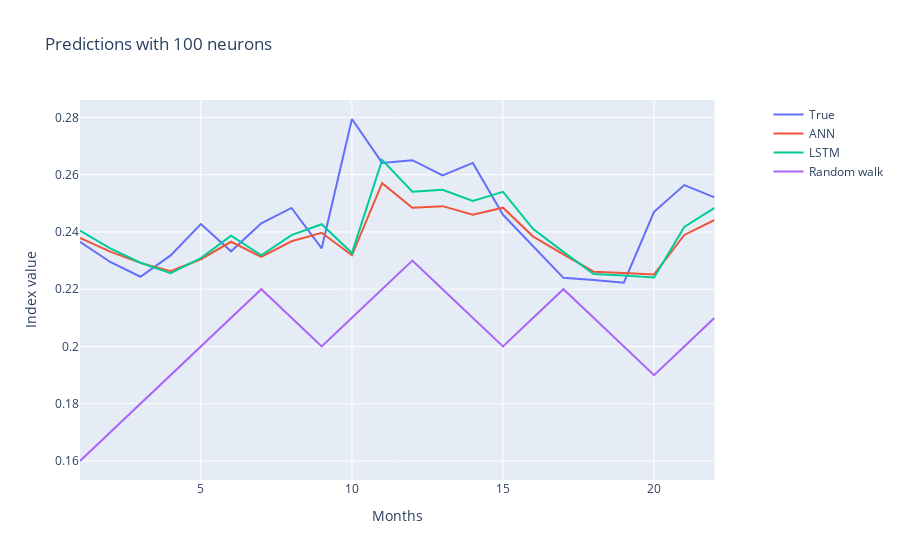

The notebook cell this image was saved under:
### Code cell
# import graph_objects from plotly package
import plotly.graph_objects as go
 
# import make_subplots function from plotly.subplots
# to make grid of plots
from plotly.subplots import make_subplots
 
# use specs parameter in make_subplots function
# to create secondary y-axis
fig = make_subplots(specs=[[{"secondary_y": True}]])
 
# plot a scatter chart by specifying the x and y values
# Use add_trace function to specify secondary_y axes.
fig.add_trace(
    go.Scatter(x=list_of_numbers, y=df['Index Value'], name="True"),
    secondary_y=False)
 
# Use add_trace function and specify secondary_y axes = True.
fig.add_trace(
    go.Scatter(x=list_of_numbers, y=df2['Index Value'], name="ANN"),
    secondary_y=False,)
fig.add_trace(
    go.Scatter(x=list_of_numbers, y=df3['Index Value'], name="LSTM"),
    secondary_y=False,)
fig.add_trace(
    go.Scatter(x=list_of_numbers, y=df4['Index Value'], name="Random walk"),
    secondary_y=False,)
 
# Adding title text to the figure
fig.update_layout(
    title_text="                       Predictions with 100 neurons"
)
 
# Naming x-axis
fig.update_xaxes(title_text="Months")
fig.update_yaxes(title_text="Index value")

 
# Naming y-axes
#fig.update_yaxes(title_text="<b>Main</b> Y - axis ", secondary_y=False)
#fig.update_yaxes(title_text="<b>secondary</b> Y - axis ", secondary_y=True)

### Figure 1 — Plotly figure (JSON) as saved in the notebook; plotly's stock layout.template omitted (floating-point values rounded to 4 significant figures)
{"data": [{"name": "True", "type": "scatter", "x": [1, 2, 3, 4, 5, 6, 7, 8, 9, 10, 11, 12, 13, 14, 15, 16, 17, 18, 19, 20, 21, 22], "xaxis": "x", "y": [0.2366, 0.2295, 0.2244, 0.2318, 0.2428, 0.2332, 0.243, 0.2484, 0.2343, 0.2795, 0.2641, 0.2651, 0.2597, 0.2641, 0.246, 0.2348, 0.224, 0.2232, 0.2223, 0.247, 0.2564, 0.2521], "yaxis": "y"}, {"name": "ANN", "type": "scatter", "x": [1, 2, 3, 4, 5, 6, 7, 8, 9, 10, 11, 12, 13, 14, 15, 16, 17, 18, 19, 20, 21, 22], "xaxis": "x", "y": [0.238, 0.2331, 0.2292, 0.2263, 0.2305, 0.2366, 0.2313, 0.2367, 0.2397, 0.2319, 0.2571, 0.2485, 0.249, 0.246, 0.2485, 0.2384, 0.2322, 0.2261, 0.2257, 0.2252, 0.239, 0.2442], "yaxis": "y"}, {"name": "LSTM", "type": "scatter", "x": [1, 2, 3, 4, 5, 6, 7, 8, 9, 10, 11, 12, 13, 14, 15, 16, 17, 18, 19, 20, 21, 22], "xaxis": "x", "y": [0.2404, 0.2342, 0.2292, 0.2256, 0.2309, 0.2387, 0.2319, 0.2389, 0.2427, 0.2326, 0.2652, 0.254, 0.2547, 0.2509, 0.254, 0.241, 0.233, 0.2253, 0.2248, 0.2241, 0.2417, 0.2484], "yaxis": "y"}, {"name": "Random walk", "type": "scatter", "x": [1, 2, 3, 4, 5, 6, 7, 8, 9, 10, 11, 12, 13, 14, 15, 16, 17, 18, 19, 20, 21, 22], "xaxis": "x", "y": [0.16, 0.17, 0.18, 0.19, 0.2, 0.21, 0.22, 0.21, 0.2, 0.21, 0.22, 0.23, 0.22, 0.21, 0.2, 0.21, 0.22, 0.21, 0.2, 0.19, 0.2, 0.21, 0.2, 0.21, 0.2, 0.21, 0.2, 0.19, 0.2, 0.19, 0.18, 0.19, 0.2, 0.19, 0.2, 0.21, 0.22, 0.21, 0.22, 0.23, 0.24, 0.25, 0.24, 0.23, 0.22, 0.21, 0.2, 0.19, 0.2, 0.19, 0.2, 0.19, 0.18, 0.19, 0.18, 0.17, 0.16, 0.17, 0.16, 0.17, 0.16, 0.17, 0.18, 0.17, 0.18, 0.17, 0.18, 0.17, 0.16, 0.15, 0.16, 0.15, 0.16, 0.17, 0.18, 0.17, 0.16, 0.17, 0.18, 0.17, 0.18, 0.19, 0.2], "yaxis": "y"}], "layout": {"title": {"text": "                       Predictions with 100 neurons"}, "xaxis": {"anchor": "y", "domain": [0, 0.94], "title": {"text": "Months"}}, "yaxis": {"anchor": "x", "domain": [0, 1], "title": {"text": "Index value"}}, "yaxis2": {"anchor": "x", "overlaying": "y", "side": "right", "title": {"text": "Index value"}}}}
